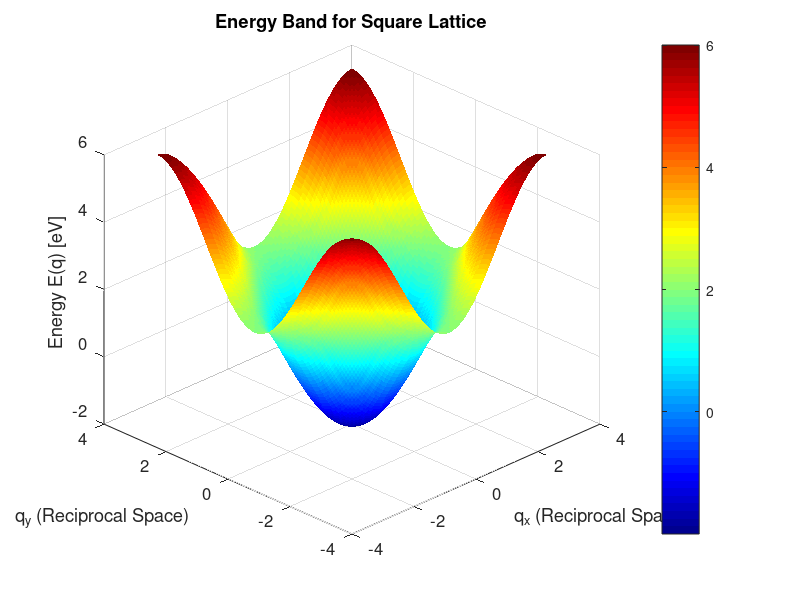

This chart was generated by the following MATLAB code:
%% Problem 1
% *Using the tight-binding model, compute the energy band formed by atomic s-orbitals 
% in a square lattice of constant _a_, with a single atom basis (the s-level atomic 
% energy and the overlap integrals, respectively) are considered to be known).*
% 
% *a) Plot the energy band* $(\epsilon_q \space\text{versus} \spaceq )$ *in 
% 3D.*

clc
clear
close all

qx = linspace(-pi, pi, 100);  % k_x space
qy = linspace(-pi, pi, 100);  % k_y space

% I searched for typical values for Es and gamma in different papers
% From what I remember in class, gamma is negative
Es = 2; % eV
gamma = -1; % eV

[QX, QY] = meshgrid(qx, qy);

E_k = Es + 2*gamma * cos(QX) + 2*gamma * cos(QY);

figure;
surf(QX, QY, E_k, 'EdgeColor', 'none');  % 3D surface plot
xlabel('q_x (Reciprocal Space)', 'FontSize', 12);
ylabel('q_y (Reciprocal Space)', 'FontSize', 12);
zlabel('Energy E(q) [eV]', 'FontSize', 12);
title('Energy Band for Square Lattice', 'FontSize', 20);
colormap jet;
colorbar;
grid on;
view([-45, 30]); % Adjust viewing angle for better visualization
set(gca, 'FontSize', 12);